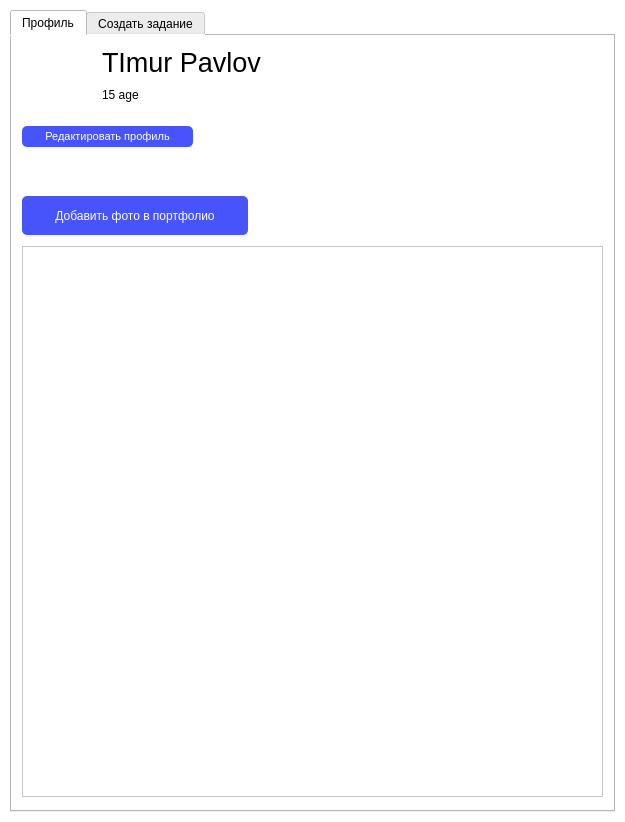
<?xml version="1.0" encoding="UTF-8"?>
<ui version="4.0">
 <class>Form</class>
 <widget class="QWidget" name="Form">
  <property name="geometry">
   <rect>
    <x>0</x>
    <y>0</y>
    <width>625</width>
    <height>822</height>
   </rect>
  </property>
  <property name="windowTitle">
   <string>Form</string>
  </property>
  <property name="styleSheet">
   <string notr="true">background-color: white;</string>
  </property>
  <widget class="QTabWidget" name="tabWidget">
   <property name="geometry">
    <rect>
     <x>10</x>
     <y>10</y>
     <width>605</width>
     <height>802</height>
    </rect>
   </property>
   <property name="cursor">
    <cursorShape>ArrowCursor</cursorShape>
   </property>
   <property name="currentIndex">
    <number>0</number>
   </property>
   <widget class="QWidget" name="tab">
    <property name="cursor">
     <cursorShape>ArrowCursor</cursorShape>
    </property>
    <attribute name="title">
     <string>Профиль</string>
    </attribute>
    <widget class="QPortfolioFeed" name="feed_portfolio">
     <property name="geometry">
      <rect>
       <x>10</x>
       <y>210</y>
       <width>581</width>
       <height>551</height>
      </rect>
     </property>
     <property name="widgetResizable">
      <bool>true</bool>
     </property>
     <widget class="QWidget" name="scrollAreaWidgetContents">
      <property name="geometry">
       <rect>
        <x>0</x>
        <y>0</y>
        <width>579</width>
        <height>549</height>
       </rect>
      </property>
     </widget>
    </widget>
    <widget class="QPushButton" name="btn_edit_profile">
     <property name="geometry">
      <rect>
       <x>10</x>
       <y>90</y>
       <width>171</width>
       <height>21</height>
      </rect>
     </property>
     <property name="font">
      <font>
       <pointsize>8</pointsize>
      </font>
     </property>
     <property name="cursor">
      <cursorShape>PointingHandCursor</cursorShape>
     </property>
     <property name="styleSheet">
      <string notr="true">background-color: #4654f9;
border-width: 2px;
border-radius: 5px;
color: white;
</string>
     </property>
     <property name="text">
      <string>Редактировать профиль</string>
     </property>
    </widget>
    <widget class="QLabel" name="lbl_name">
     <property name="geometry">
      <rect>
       <x>90</x>
       <y>10</y>
       <width>180</width>
       <height>32</height>
      </rect>
     </property>
     <property name="font">
      <font>
       <pointsize>20</pointsize>
       <weight>50</weight>
       <bold>false</bold>
      </font>
     </property>
     <property name="text">
      <string>TImur Pavlov</string>
     </property>
    </widget>
    <widget class="QLabel" name="lbl_age">
     <property name="geometry">
      <rect>
       <x>90</x>
       <y>50</y>
       <width>67</width>
       <height>17</height>
      </rect>
     </property>
     <property name="text">
      <string>15 age</string>
     </property>
    </widget>
    <widget class="QPushButton" name="btn_add_img_to_portfolio">
     <property name="geometry">
      <rect>
       <x>10</x>
       <y>160</y>
       <width>226</width>
       <height>39</height>
      </rect>
     </property>
     <property name="cursor">
      <cursorShape>PointingHandCursor</cursorShape>
     </property>
     <property name="styleSheet">
      <string notr="true">padding: 10px;
background-color: #4654f9;
border-width: 2px;
border-radius: 5px;
color: white;
</string>
     </property>
     <property name="text">
      <string>Добавить фото в портфолио</string>
     </property>
    </widget>
    <widget class="QLabel" name="lbl_profile_image">
     <property name="geometry">
      <rect>
       <x>10</x>
       <y>10</y>
       <width>65</width>
       <height>65</height>
      </rect>
     </property>
     <property name="text">
      <string/>
     </property>
     <property name="pixmap">
      <pixmap>../../../.designer/images/user.png</pixmap>
     </property>
     <property name="scaledContents">
      <bool>true</bool>
     </property>
    </widget>
   </widget>
   <widget class="QWidget" name="tab_2">
    <property name="cursor">
     <cursorShape>ArrowCursor</cursorShape>
    </property>
    <attribute name="title">
     <string>Создать задание</string>
    </attribute>
    <widget class="QPushButton" name="btn_send">
     <property name="geometry">
      <rect>
       <x>400</x>
       <y>360</y>
       <width>191</width>
       <height>37</height>
      </rect>
     </property>
     <property name="font">
      <font>
       <weight>75</weight>
       <bold>true</bold>
      </font>
     </property>
     <property name="cursor">
      <cursorShape>PointingHandCursor</cursorShape>
     </property>
     <property name="styleSheet">
      <string notr="true">padding: 10px;
background-color: #4654f9;
border-width: 2px;
border-radius: 5px;
color: white;
</string>
     </property>
     <property name="text">
      <string>Отправить</string>
     </property>
    </widget>
    <widget class="QWidget" name="verticalLayoutWidget">
     <property name="geometry">
      <rect>
       <x>10</x>
       <y>10</y>
       <width>581</width>
       <height>331</height>
      </rect>
     </property>
     <layout class="QVBoxLayout" name="verticalLayout">
      <item>
       <widget class="QLineEdit" name="edit_title">
        <property name="styleSheet">
         <string notr="true">background-color: #ffffff;
border-radius: 5px;
color: black;
padding: 10px;
border: 2px solid #eeeeee;</string>
        </property>
        <property name="placeholderText">
         <string>Заголовк</string>
        </property>
       </widget>
      </item>
      <item>
       <widget class="QPlainTextEdit" name="edit_text">
        <property name="styleSheet">
         <string notr="true">background-color: #ffffff;
border-radius: 5px;
color: black;
padding: 10px;
border: 2px solid #eeeeee;</string>
        </property>
        <property name="placeholderText">
         <string>Текст задания</string>
        </property>
       </widget>
      </item>
      <item>
       <widget class="QDateEdit" name="dtchoice_date">
        <property name="styleSheet">
         <string notr="true">background-color: #ffffff;
border-radius: 5px;
color: black;
padding: 10px;
border: 2px solid #eeeeee;</string>
        </property>
       </widget>
      </item>
      <item>
       <widget class="QPushButton" name="btn_add_material">
        <property name="cursor">
         <cursorShape>PointingHandCursor</cursorShape>
        </property>
        <property name="styleSheet">
         <string notr="true">background-color: #eeeeee;
border-radius: 5px;
color: black;
padding: 10px;
border: 2px solid #eeeeee;
</string>
        </property>
        <property name="text">
         <string>Загрузить пример, материал</string>
        </property>
       </widget>
      </item>
      <item>
       <widget class="QLabel" name="label">
        <property name="styleSheet">
         <string notr="true">color: red;</string>
        </property>
        <property name="text">
         <string/>
        </property>
       </widget>
      </item>
     </layout>
    </widget>
   </widget>
  </widget>
 </widget>
 <customwidgets>
  <customwidget>
   <class>QPortfolioFeed</class>
   <extends>QScrollArea</extends>
   <header location="global">qportfoliofeed.h</header>
   <container>1</container>
  </customwidget>
 </customwidgets>
 <resources/>
 <connections/>
</ui>
